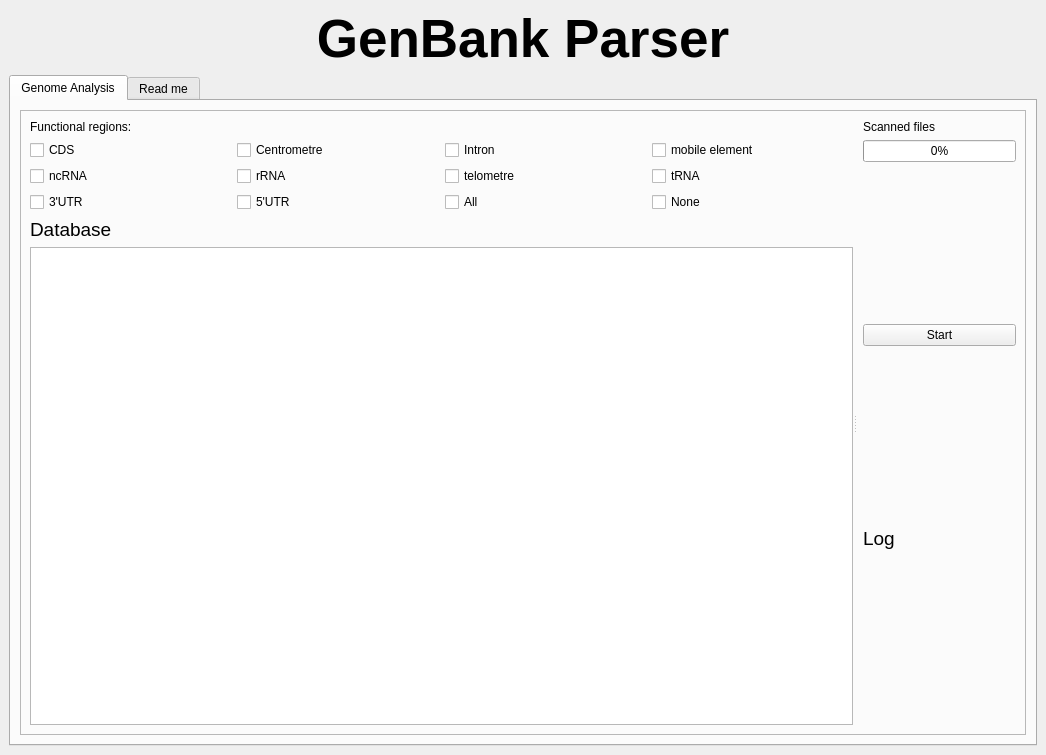
<?xml version="1.0" encoding="UTF-8"?>
<ui version="4.0">
 <class>MainWindow</class>
 <widget class="QMainWindow" name="MainWindow">
  <property name="geometry">
   <rect>
    <x>0</x>
    <y>0</y>
    <width>1046</width>
    <height>755</height>
   </rect>
  </property>
  <property name="windowTitle">
   <string/>
  </property>
  <property name="windowIcon">
   <iconset>
    <normaloff>../../logo.png</normaloff>../../logo.png</iconset>
  </property>
  <widget class="QWidget" name="centralwidget">
   <layout class="QGridLayout" name="gridLayout_2">
    <item row="0" column="8">
     <layout class="QHBoxLayout" name="horizontalLayout">
      <item>
       <widget class="QLabel" name="title">
        <property name="sizePolicy">
         <sizepolicy hsizetype="Preferred" vsizetype="Preferred">
          <horstretch>12</horstretch>
          <verstretch>12</verstretch>
         </sizepolicy>
        </property>
        <property name="minimumSize">
         <size>
          <width>0</width>
          <height>0</height>
         </size>
        </property>
        <property name="font">
         <font>
          <pointsize>40</pointsize>
          <bold>true</bold>
         </font>
        </property>
        <property name="text">
         <string>GenBank Parser</string>
        </property>
        <property name="scaledContents">
         <bool>false</bool>
        </property>
        <property name="alignment">
         <set>Qt::AlignCenter</set>
        </property>
       </widget>
      </item>
     </layout>
    </item>
    <item row="2" column="8">
     <widget class="QTabWidget" name="tabs">
      <property name="minimumSize">
       <size>
        <width>0</width>
        <height>0</height>
       </size>
      </property>
      <property name="autoFillBackground">
       <bool>false</bool>
      </property>
      <property name="currentIndex">
       <number>0</number>
      </property>
      <widget class="QWidget" name="tab_1">
       <attribute name="title">
        <string>Genome Analysis</string>
       </attribute>
       <layout class="QGridLayout" name="gridLayout">
        <item row="0" column="0">
         <layout class="QGridLayout" name="gridLayout_3" columnstretch="0">
          <item row="0" column="0">
           <widget class="QFrame" name="frame">
            <property name="frameShape">
             <enum>QFrame::StyledPanel</enum>
            </property>
            <property name="frameShadow">
             <enum>QFrame::Raised</enum>
            </property>
            <layout class="QGridLayout" name="gridLayout_4">
             <item row="0" column="0">
              <widget class="QSplitter" name="splitter">
               <property name="orientation">
                <enum>Qt::Horizontal</enum>
               </property>
               <widget class="QWidget" name="layoutWidget">
                <layout class="QVBoxLayout" name="verticalLayout_4">
                 <item>
                  <widget class="QLabel" name="label_10">
                   <property name="text">
                    <string>Functional regions:</string>
                   </property>
                  </widget>
                 </item>
                 <item>
                  <layout class="QVBoxLayout" name="verticalLayout_2">
                   <item>
                    <layout class="QHBoxLayout" name="horizontalLayout_6">
                     <item>
                      <widget class="QCheckBox" name="CDS">
                       <property name="minimumSize">
                        <size>
                         <width>121</width>
                         <height>0</height>
                        </size>
                       </property>
                       <property name="maximumSize">
                        <size>
                         <width>242</width>
                         <height>16777215</height>
                        </size>
                       </property>
                       <property name="text">
                        <string>CDS</string>
                       </property>
                      </widget>
                     </item>
                     <item>
                      <widget class="QCheckBox" name="CENTRO">
                       <property name="minimumSize">
                        <size>
                         <width>121</width>
                         <height>0</height>
                        </size>
                       </property>
                       <property name="maximumSize">
                        <size>
                         <width>242</width>
                         <height>16777215</height>
                        </size>
                       </property>
                       <property name="text">
                        <string>Centrometre</string>
                       </property>
                      </widget>
                     </item>
                     <item>
                      <widget class="QCheckBox" name="INTRON">
                       <property name="minimumSize">
                        <size>
                         <width>121</width>
                         <height>0</height>
                        </size>
                       </property>
                       <property name="maximumSize">
                        <size>
                         <width>242</width>
                         <height>16777215</height>
                        </size>
                       </property>
                       <property name="text">
                        <string>Intron</string>
                       </property>
                      </widget>
                     </item>
                     <item>
                      <widget class="QCheckBox" name="MOBILE">
                       <property name="minimumSize">
                        <size>
                         <width>121</width>
                         <height>0</height>
                        </size>
                       </property>
                       <property name="maximumSize">
                        <size>
                         <width>242</width>
                         <height>16777215</height>
                        </size>
                       </property>
                       <property name="text">
                        <string>mobile element</string>
                       </property>
                      </widget>
                     </item>
                    </layout>
                   </item>
                   <item>
                    <layout class="QHBoxLayout" name="horizontalLayout_4">
                     <item>
                      <widget class="QCheckBox" name="NC_RNA">
                       <property name="minimumSize">
                        <size>
                         <width>121</width>
                         <height>0</height>
                        </size>
                       </property>
                       <property name="maximumSize">
                        <size>
                         <width>242</width>
                         <height>16777215</height>
                        </size>
                       </property>
                       <property name="text">
                        <string>ncRNA</string>
                       </property>
                      </widget>
                     </item>
                     <item>
                      <widget class="QCheckBox" name="R_RNA">
                       <property name="minimumSize">
                        <size>
                         <width>121</width>
                         <height>0</height>
                        </size>
                       </property>
                       <property name="maximumSize">
                        <size>
                         <width>242</width>
                         <height>16777215</height>
                        </size>
                       </property>
                       <property name="text">
                        <string>rRNA</string>
                       </property>
                      </widget>
                     </item>
                     <item>
                      <widget class="QCheckBox" name="TELOMETRE">
                       <property name="minimumSize">
                        <size>
                         <width>121</width>
                         <height>0</height>
                        </size>
                       </property>
                       <property name="maximumSize">
                        <size>
                         <width>242</width>
                         <height>16777215</height>
                        </size>
                       </property>
                       <property name="text">
                        <string>telometre</string>
                       </property>
                      </widget>
                     </item>
                     <item>
                      <widget class="QCheckBox" name="T_RNA">
                       <property name="minimumSize">
                        <size>
                         <width>121</width>
                         <height>0</height>
                        </size>
                       </property>
                       <property name="maximumSize">
                        <size>
                         <width>242</width>
                         <height>16777215</height>
                        </size>
                       </property>
                       <property name="text">
                        <string>tRNA</string>
                       </property>
                      </widget>
                     </item>
                    </layout>
                   </item>
                   <item>
                    <layout class="QHBoxLayout" name="horizontalLayout_5">
                     <item>
                      <widget class="QCheckBox" name="UTR_3">
                       <property name="minimumSize">
                        <size>
                         <width>121</width>
                         <height>0</height>
                        </size>
                       </property>
                       <property name="maximumSize">
                        <size>
                         <width>242</width>
                         <height>16777215</height>
                        </size>
                       </property>
                       <property name="text">
                        <string>3'UTR</string>
                       </property>
                      </widget>
                     </item>
                     <item>
                      <widget class="QCheckBox" name="UTR_5">
                       <property name="minimumSize">
                        <size>
                         <width>121</width>
                         <height>0</height>
                        </size>
                       </property>
                       <property name="maximumSize">
                        <size>
                         <width>242</width>
                         <height>16777215</height>
                        </size>
                       </property>
                       <property name="text">
                        <string>5'UTR</string>
                       </property>
                      </widget>
                     </item>
                     <item>
                      <widget class="QCheckBox" name="ALL">
                       <property name="minimumSize">
                        <size>
                         <width>121</width>
                         <height>0</height>
                        </size>
                       </property>
                       <property name="maximumSize">
                        <size>
                         <width>242</width>
                         <height>16777215</height>
                        </size>
                       </property>
                       <property name="text">
                        <string>All</string>
                       </property>
                      </widget>
                     </item>
                     <item>
                      <widget class="QCheckBox" name="NONE">
                       <property name="minimumSize">
                        <size>
                         <width>121</width>
                         <height>0</height>
                        </size>
                       </property>
                       <property name="maximumSize">
                        <size>
                         <width>242</width>
                         <height>16777215</height>
                        </size>
                       </property>
                       <property name="text">
                        <string>None</string>
                       </property>
                      </widget>
                     </item>
                    </layout>
                   </item>
                  </layout>
                 </item>
                 <item>
                  <widget class="QLabel" name="label_6">
                   <property name="text">
                    <string>
                                          &lt;html&gt;&lt;head/&gt;&lt;body&gt;&lt;p&gt;&lt;span
                                          style=&quot;
                                          font-size:14pt;&quot;&gt;Database&lt;/span&gt;&lt;/p&gt;&lt;/body&gt;&lt;/html&gt;</string>
                   </property>
                  </widget>
                 </item>
                 <item>
                  <widget class="QTreeView" name="treeView"/>
                 </item>
                </layout>
               </widget>
               <widget class="QWidget" name="layoutWidget">
                <layout class="QVBoxLayout" name="verticalLayout_3">
                 <item>
                  <layout class="QFormLayout" name="formLayout_5">
                   <item row="0" column="1">
                    <widget class="QLabel" name="label_9">
                     <property name="text">
                      <string>Scanned files</string>
                     </property>
                    </widget>
                   </item>
                   <item row="1" column="1">
                    <widget class="QProgressBar" name="fileProgressBar">
                     <property name="value">
                      <number>0</number>
                     </property>
                    </widget>
                   </item>
                  </layout>
                 </item>
                 <item>
                  <layout class="QFormLayout" name="formLayout_4">
                   <item row="2" column="1">
                    <widget class="QPushButton" name="pushButton">
                     <property name="text">
                      <string>Start</string>
                     </property>
                    </widget>
                   </item>
                  </layout>
                 </item>
                 <item>
                  <layout class="QFormLayout" name="formLayout_6">
                   <item row="0" column="1">
                    <widget class="QLabel" name="label_7">
                     <property name="text">
                      <string>
                                              &lt;html&gt;&lt;head/&gt;&lt;body&gt;&lt;p&gt;&lt;span
                                              style=&quot;
                                              font-size:14pt;&quot;&gt;Log&lt;/span&gt;&lt;/p&gt;&lt;/body&gt;&lt;/html&gt;</string>
                     </property>
                    </widget>
                   </item>
                  </layout>
                 </item>
                </layout>
               </widget>
              </widget>
             </item>
            </layout>
           </widget>
          </item>
         </layout>
        </item>
       </layout>
      </widget>
      <widget class="QWidget" name="tab">
       <property name="enabled">
        <bool>true</bool>
       </property>
       <attribute name="title">
        <string>Read me</string>
       </attribute>
       <layout class="QGridLayout" name="gridLayout_10">
        <item row="0" column="0">
         <layout class="QGridLayout" name="gridLayout_5">
          <item row="0" column="0">
           <widget class="QFrame" name="frame_2">
            <property name="frameShape">
             <enum>QFrame::StyledPanel</enum>
            </property>
            <property name="frameShadow">
             <enum>QFrame::Raised</enum>
            </property>
            <layout class="QGridLayout" name="gridLayout_11">
             <item row="0" column="0">
              <widget class="QTextEdit" name="textEdit"/>
             </item>
            </layout>
           </widget>
          </item>
         </layout>
        </item>
       </layout>
      </widget>
     </widget>
    </item>
   </layout>
  </widget>
  <action name="actionExporter_les_r_sultats">
   <property name="text">
    <string>Export results</string>
   </property>
  </action>
 </widget>
 <resources/>
 <connections/>
</ui>
